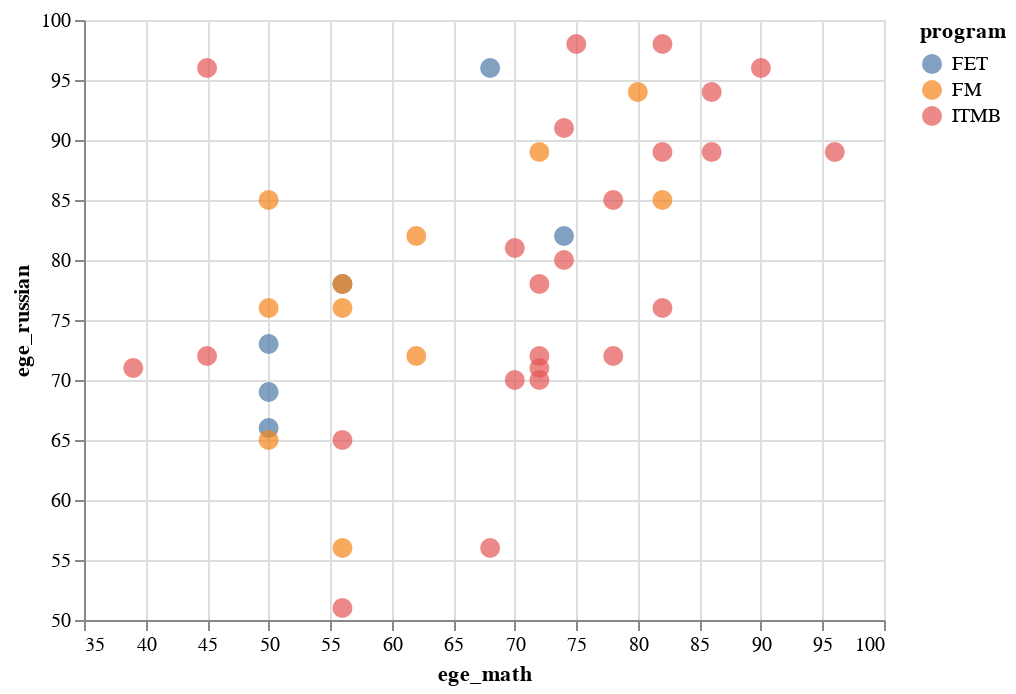

The notebook cell this image was saved under:
### Code cell
x_col_name = 'ege_math'
y_col_name = 'ege_russian'

alt.Chart(plot_df).mark_circle(size=100).encode(
    alt.X(x_col_name, scale=alt.Scale(zero=False)),
    alt.Y(y_col_name,scale=alt.Scale(zero=False)),
    color='program',
    tooltip=[x_col_name, y_col_name]
).interactive()

### Figure 1 — Vega-Lite specification as saved in the notebook (floating-point values rounded to 4 significant figures)
{"config": {"view": {"continuousWidth": 400, "continuousHeight": 300}}, "data": {"name": "data-a34c919eca219f9df7f1bdb1789fda1d"}, "mark": {"type": "circle", "size": 100}, "encoding": {"color": {"type": "nominal", "field": "program"}, "tooltip": [{"type": "quantitative", "field": "ege_math"}, {"type": "quantitative", "field": "ege_russian"}], "x": {"type": "quantitative", "field": "ege_math", "scale": {"zero": false}}, "y": {"type": "quantitative", "field": "ege_russian", "scale": {"zero": false}}}, "selection": {"selector013": {"type": "interval", "bind": "scales", "encodings": ["x", "y"]}}, "$schema": "https://vega.github.io/schema/vega-lite/v4.8.1.json", "datasets": {"data-a34c919eca219f9df7f1bdb1789fda1d": [{"program": "ITMB", "is_budget": false, "ege_math": 75.0, "ege_russian": 98.0, "ege_it": 70.0, "ege_foreign": null}, {"program": "ITMB", "is_budget": true, "ege_math": 96.0, "ege_russian": 89.0, "ege_it": 96.0, "ege_foreign": null}, {"program": "ITMB", "is_budget": false, "ege_math": 45.0, "ege_russian": 96.0, "ege_it": 94.0, "ege_foreign": null}, {"program": "ITMB", "is_budget": false, "ege_math": 70.0, "ege_russian": 81.0, "ege_it": 66.0, "ege_foreign": null}, {"program": "ITMB", "is_budget": false, "ege_math": 78.0, "ege_russian": 85.0, "ege_it": 79.0, "ege_foreign": null}, {"program": "ITMB", "is_budget": true, "ege_math": 86.0, "ege_russian": 89.0, "ege_it": 96.0, "ege_foreign": null}, {"program": "ITMB", "is_budget": false, "ege_math": 45.0, "ege_russian": 72.0, "ege_it": 67.0, "ege_foreign": null}, {"program": "ITMB", "is_budget": false, "ege_math": 74.0, "ege_russian": 91.0, "ege_it": 83.0, "ege_foreign": null}, {"program": "ITMB", "is_budget": false, "ege_math": 72.0, "ege_russian": 71.0, "ege_it": 73.0, "ege_foreign": null}, {"program": "ITMB", "is_budget": false, "ege_math": 68.0, "ege_russian": 56.0, "ege_it": 68.0, "ege_foreign": null}, {"program": "ITMB", "is_budget": false, "ege_math": 74.0, "ege_russian": 80.0, "ege_it": 81.0, "ege_foreign": null}, {"program": "ITMB", "is_budget": false, "ege_math": 70.0, "ege_russian": 70.0, "ege_it": 73.0, "ege_foreign": null}, {"program": "ITMB", "is_budget": true, "ege_math": 82.0, "ege_russian": 98.0, "ege_it": 88.0, "ege_foreign": null}, {"program": "ITMB", "is_budget": false, "ege_math": 72.0, "ege_russian": 70.0, "ege_it": 53.0, "ege_foreign": null}, {"program": "ITMB", "is_budget": false, "ege_math": 82.0, "ege_russian": 76.0, "ege_it": 83.0, "ege_foreign": null}, {"program": "ITMB", "is_budget": true, "ege_math": 86.0, "ege_russian": 94.0, "ege_it": 100.0, "ege_foreign": null}, {"program": "ITMB", "is_budget": false, "ege_math": 72.0, "ege_russian": 72.0, "ege_it": 79.0, "ege_foreign": null}, {"program": "ITMB", "is_budget": false, "ege_math": 72.0, "ege_russian": 78.0, "ege_it": 53.0, "ege_foreign": null}, {"program": "ITMB", "is_budget": false, "ege_math": 82.0, "ege_russian": 89.0, "ege_it": 70.0, "ege_foreign": null}, {"program": "ITMB", "is_budget": false, "ege_math": 56.0, "ege_russian": 51.0, "ege_it": 68.0, "ege_foreign": null}, {"program": "ITMB", "is_budget": false, "ege_math": 39.0, "ege_russian": 71.0, "ege_it": 80.0, "ege_foreign": null}, {"program": "ITMB", "is_budget": true, "ege_math": 90.0, "ege_russian": 96.0, "ege_it": 84.0, "ege_foreign": null}, {"program": "ITMB", "is_budget": false, "ege_math": 56.0, "ege_russian": 65.0, "ege_it": 65.0, "ege_foreign": null}, {"program": "ITMB", "is_budget": false, "ege_math": 78.0, "ege_russian": 72.0, "ege_it": 75.0, "ege_foreign": null}, {"program": "FET", "is_budget": false, "ege_math": 50.0, "ege_russian": 69.0, "ege_it": null, "ege_foreign": 60.0}, {"program": "FET", "is_budget": false, "ege_math": 56.0, "ege_russian": 78.0, "ege_it": null, "ege_foreign": 78.0}, {"program": "FET", "is_budget": false, "ege_math": 50.0, "ege_russian": 73.0, "ege_it": null, "ege_foreign": 56.0}, {"program": "FET", "is_budget": false, "ege_math": 68.0, "ege_russian": 96.0, "ege_it": null, "ege_foreign": 83.0}, {"program": "FET", "is_budget": false, "ege_math": 74.0, "ege_russian": 82.0, "ege_it": null, "ege_foreign": 87.0}, {"program": "FET", "is_budget": false, "ege_math": 50.0, "ege_russian": 66.0, "ege_it": null, "ege_foreign": 54.0}, {"program": "FM", "is_budget": false, "ege_math": 56.0, "ege_russian": 78.0, "ege_it": null, "ege_foreign": 75.0}, {"program": "FM", "is_budget": false, "ege_math": 50.0, "ege_russian": 85.0, "ege_it": null, "ege_foreign": 69.0}, {"program": "FM", "is_budget": false, "ege_math": 82.0, "ege_russian": 85.0, "ege_it": null, "ege_foreign": 86.0}, {"program": "FM", "is_budget": false, "ege_math": 62.0, "ege_russian": 82.0, "ege_it": null, "ege_foreign": 60.0}, {"program": "FM", "is_budget": false, "ege_math": 80.0, "ege_russian": 94.0, "ege_it": null, "ege_foreign": 83.0}, {"program": "FM", "is_budget": false, "ege_math": 56.0, "ege_russian": 76.0, "ege_it": null, "ege_foreign": 74.0}, {"program": "FM", "is_budget": false, "ege_math": 56.0, "ege_russian": 56.0, "ege_it": null, "ege_foreign": 73.0}, {"program": "FM", "is_budget": false, "ege_math": 72.0, "ege_russian": 89.0, "ege_it": null, "ege_foreign": 88.0}, {"program": "FM", "is_budget": false, "ege_math": 50.0, "ege_russian": 76.0, "ege_it": null, "ege_foreign": 86.0}, {"program": "FM", "is_budget": false, "ege_math": 50.0, "ege_russian": 65.0, "ege_it": null, "ege_foreign": 64.0}, {"program": "FM", "is_budget": false, "ege_math": 62.0, "ege_russian": 72.0, "ege_it": null, "ege_foreign": 58.0}]}}
